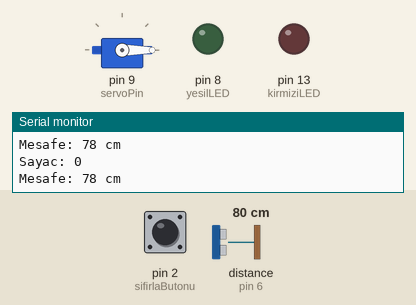
This sketch was run on a simulated Arduino Uno, built with avr-gcc and run on an emulated ATmega328P. Shown: servo, output pins drawn as LEDs (lit = HIGH), the last lines printed to the serial monitor. Wiring (inferred from the names in the program): ultrasonic range finder: trigger pin 7; echo pin 6. The test bench sets the inputs (shaded band); at power-on: distance to the obstacle (sensor on pin 6) 80 cm, pin 2 (sifirlaButonu) HIGH. The echo pulse lasts 58.3 µs per cm; pins used as bus, display or sensor lines are not drawn.

Above: at 1.2 s.
1.3 s: distance to the obstacle (sensor on pin 6) set to 18 cm
2.8 s: distance to the obstacle (sensor on pin 6) set to 14 cm
At 4.3 s:
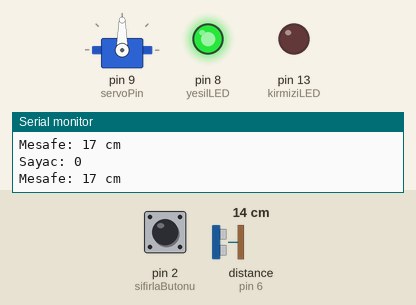
At 6.95 s:
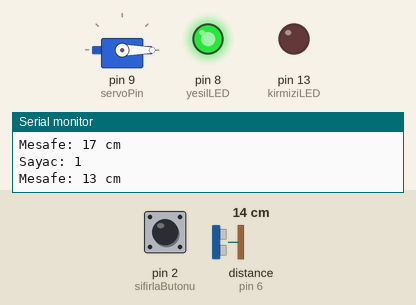
Timing chart, 0 to 12.6 s (numbered marks = the images above; inputs shaded):
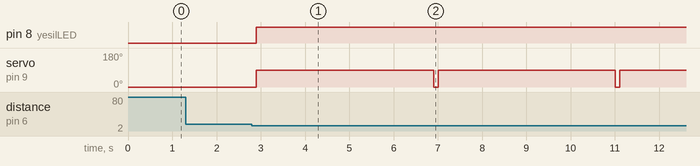

Measured:
- the behaviour switches between 16 and 15 cm on distance to the obstacle (sensor on pin 6) (found by bisection; images 0 and 1)
- after the input at 2.8 s, pin 8 (yesilLED): LOW → HIGH after 0.10 s; servo on pin 9 (servoPin): alternates 90° for 4.0 s and 0° for 0.10 s, starting after 0.10 s

The sketch:

otopark.ino
```cpp
#include <Servo.h>

const int trigPin = 7;
const int echoPin = 6;
const int yesilLED = 8;       // Yesil LED
const int kirmiziLED = 13;    // Kirmizi LED
const int sifirlaButonu = 2;  // Sifirla butonu
const int servoPin = 9;       // Servo pinini tanimla

Servo benimServo;            // Servo motor nesnesi olustur
int mesafeCm = 0;            // Baslangicta mesafeyi 0 olarak ayarla
int sayac = 0;               // Sayac baslangic degeri 0
bool servoAktif = false;     // Servo motorunun calisip calismadigini kontrol etmek icin

void setup() {
  pinMode(trigPin, OUTPUT);        // trigPin'i cikis olarak ayarla
  pinMode(echoPin, INPUT);         // echoPin'i giris olarak ayarla
  pinMode(yesilLED, OUTPUT);       // Yesil LED'i cikis olarak ayarla
  pinMode(kirmiziLED, OUTPUT);     // Kirmizi LED'i cikis olarak ayarla
  pinMode(sifirlaButonu, INPUT_PULLUP); // Sifirlama butonunu giris olarak ayarla
  benimServo.attach(servoPin);    // Servo'yu bagla
  benimServo.write(0);            // Servo baslangic pozisyonu (asagida)
  Serial.begin(9600);             // Seri iletisim baslat
}

void loop() {
  // Sifirlama butonunu kontrol et
  if (digitalRead(sifirlaButonu) == LOW) {
    sayac = 0;                    // Sayaci sifirla
    digitalWrite(kirmiziLED, LOW);  // Kirmizi LED kapali
    digitalWrite(yesilLED, HIGH);   // Yesil LED acik
    delay(500);                    // Buton basimini algilamak icin kisa bir gecikme
    servoAktif = false;            // Servo motorunu sifirla, yeniden calismasin
  }

  // Mesafeyi olc
  digitalWrite(trigPin, LOW);
  delayMicroseconds(2);
  digitalWrite(trigPin, HIGH);
  delayMicroseconds(10);
  digitalWrite(trigPin, LOW);

  long sure = pulseIn(echoPin, HIGH, 30000); // Sensorden donus sureyi olc (30 ms timeout)

  if (sure == 0) {
    // Eger pulseIn() 0 donerse sensor yanlis olcum yapmis olabilir
    Serial.println("Mesafe olculemedi.");
    mesafeCm = 999;  // Mesafeyi buyuk bir deger olarak ayarla
  } else {
    mesafeCm = sure * 0.034 / 2;  // Mesafeyi cm cinsinden hesapla
  }

  // Eger bir cisim varsa servo motor hareket etsin
  if (!servoAktif && mesafeCm > 0 && mesafeCm < 15) { // 15 cm'den yakin bir cisim varsa ve servo motoru aktif degilse
    benimServo.write(90);         // Servo'yu yukari pozisyona getir
    digitalWrite(yesilLED, HIGH); // Yesil LED'i yak
    delay(4000);                  // 4 saniye bekle
    benimServo.write(0);          // Servo'yu asagi pozisyona getir
    sayac++;                      // Sayaci artir

    if (sayac >= 20) {            // Sayac 20'yi gecerse
      digitalWrite(yesilLED, LOW); // Yesil LED'i kapat
      digitalWrite(kirmiziLED, HIGH); // Kirmizi LED'i yak
      benimServo.detach();        // Servo motorunu durdur
      servoAktif = true;          // Servo motoru artik aktif
    }
  }

  // Sayaci seri porta yazdirma
  Serial.print("Sayac: ");
  Serial.println(sayac);

  Serial.print("Mesafe: ");
  Serial.print(mesafeCm);
  Serial.println(" cm");

  delay(100);  // Dongu icin kisa gecikme
}
```
